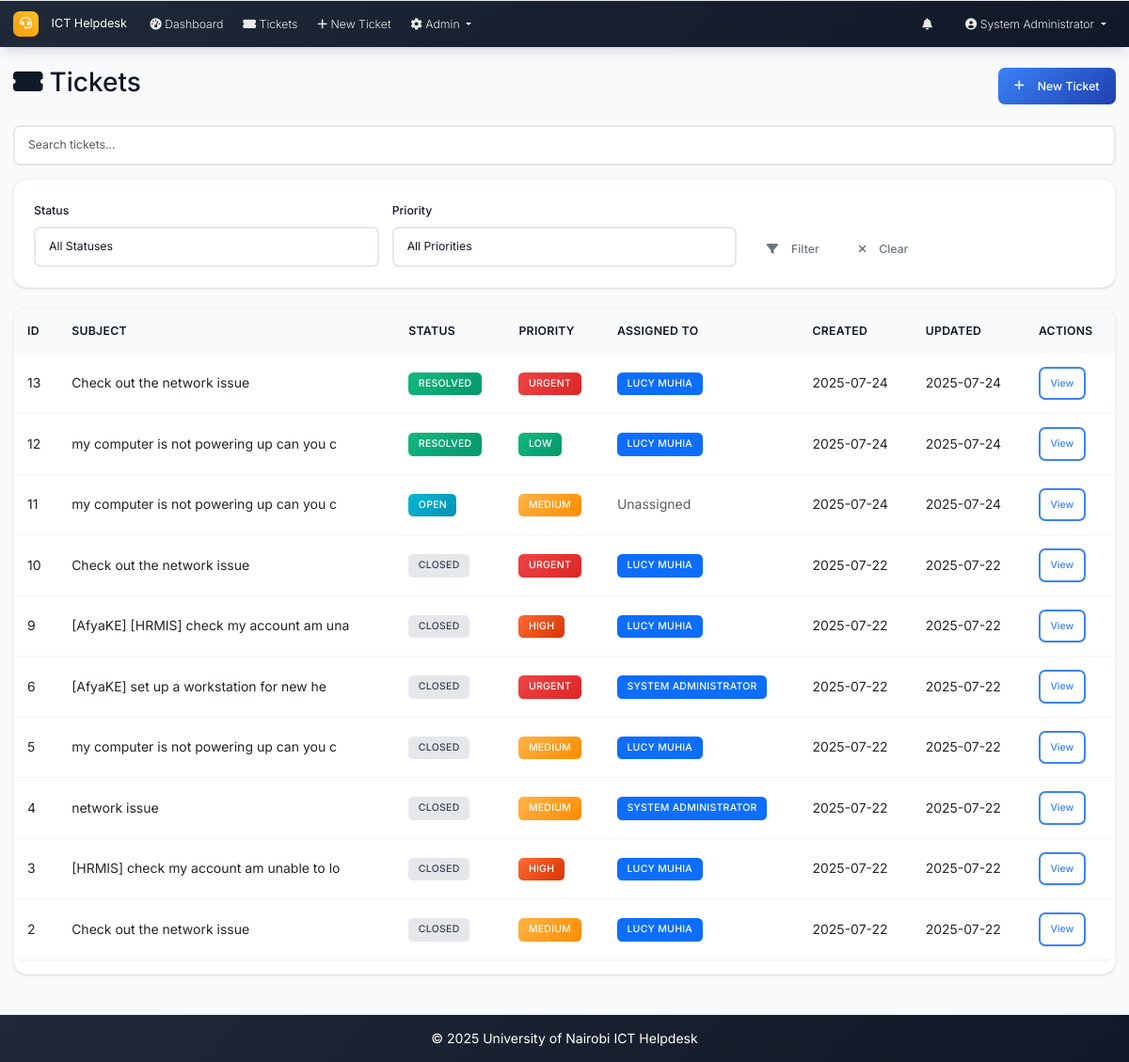
Page /tickets (signed in) on the earlier database version.
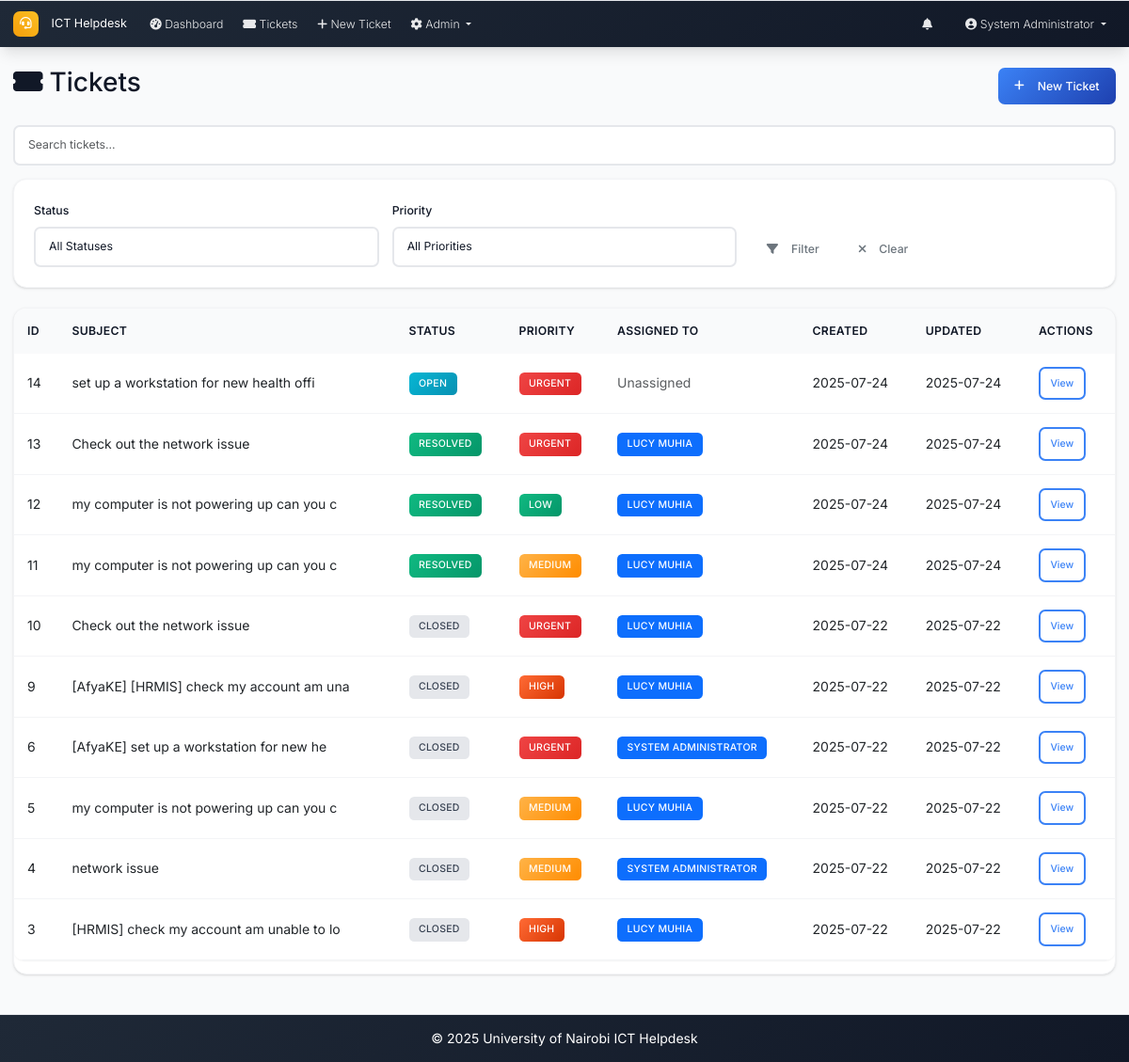
Same page on the later database version.
### models.py (models this page shows, shortened)
class User(UserMixin, db.Model):
    id = db.Column(db.Integer, primary_key=True)
    username = db.Column(db.String(64), unique=True, nullable=False)
    email = db.Column(db.String(120), unique=True, nullable=False)
    password_hash = db.Column(db.String(256), nullable=False)
    full_name = db.Column(db.String(100), nullable=False)
    role = db.Column(db.String(20), nullable=False, default='user')  # admin, intern, user
    created_at = db.Column(db.DateTime, default=datetime.utcnow)
    is_active = db.Column(db.Boolean, default=True)
    is_verified = db.Column(db.Boolean, default=False)
    verification_token = db.Column(db.String(128), nullable=True)
    tickets_created = db.relationship('Ticket', foreign_keys='Ticket.created_by_id', backref='creator', lazy='dynamic')
    assigned_tickets = db.relationship('Ticket', secondary='ticket_assignees', back_populates='assignees', lazy='selectin')
    comments = db.relationship('Comment', backref='author', lazy='dynamic')

class Ticket(db.Model):
    id = db.Column(db.Integer, primary_key=True)
    location = db.Column(db.String(200), nullable=False)
    description = db.Column(Text, nullable=False)
    status = db.Column(db.String(20), nullable=False, default='open')  # open, in_progress, resolved, closed
    priority = db.Column(db.String(20), nullable=False, default='medium')  # low, medium, high, urgent
    created_at = db.Column(db.DateTime, default=datetime.utcnow)
    updated_at = db.Column(db.DateTime, default=datetime.utcnow, onupdate=datetime.utcnow)
    closed_at = db.Column(db.DateTime)
    closed_by_id = db.Column(db.Integer, db.ForeignKey('user.id'), nullable=True)
    due_date = db.Column(db.DateTime, nullable=True)
    created_by_id = db.Column(db.Integer, db.ForeignKey('user.id'), nullable=True)
    category_id = db.Column(db.Integer, db.ForeignKey('category.id'))
    comments = db.relationship('Comment', backref='ticket', lazy='dynamic', cascade='all, delete-orphan')
    attachments = db.relationship('Attachment', backref='ticket', lazy='dynamic', cascade='all, delete-orphan')
    assignees = db.relationship('User', secondary=ticket_assignees, back_populates='assigned_tickets', lazy='selectin')
    closed_by = db.relationship('User', foreign_keys=[closed_by_id], backref='closed_tickets')

### routes.py (the view)
@app.route('/tickets')
@login_required
def tickets_list():
    page = request.args.get('page', 1, type=int)
    status_filter = request.args.get('status', '')
    priority_filter = request.args.get('priority', '')
    query = Ticket.query
    if current_user.role == 'user':
        query = query.filter_by(created_by_id=current_user.id)
    elif current_user.role == 'intern':
        if status_filter == 'assigned':
            query = query.filter(Ticket.assignees.any(id=current_user.id))
            status_filter = ''  # Clear status filter since we're showing all assigned tickets
        else:
            query = query.filter(Ticket.assignees.any(id=current_user.id))
    if status_filter:
        query = query.filter_by(status=status_filter)
    if priority_filter:
        query = query.filter_by(priority=priority_filter)
    tickets = query.order_by(desc(Ticket.created_at)).paginate(
        page=page, per_page=10, error_out=False
    )
    return render_template('tickets_list.html', tickets=tickets, status_filter=status_filter, priority_filter=priority_filter)

### app.py (called while the page is built)
@login_manager.user_loader
def load_user(user_id):
    from models import User
    return User.query.get(int(user_id))

@app.context_processor
def inject_now():
    return {'now': datetime.utcnow}

### routes.py (called while the page is built)
@app.context_processor
def inject_datetime():
    return dict(datetime=datetime)

### templates/tickets_list.html (shortened to what this page needs)
{% extends "base.html" %}
{% block content %}
<div class="d-flex justify-content-between align-items-center mb-4">
    <h2><i class="fas fa-ticket-alt me-2"></i>Tickets</h2>
    <a href="{{ url_for('new_ticket') }}" class="btn btn-primary">
        <i class="fas fa-plus me-2"></i>New Ticket
    </a>
</div>
<div class="mb-3">
    <input type="text" id="ticket-search" class="form-control" placeholder="Search tickets...">
</div>
<div class="card mb-4">
    <div class="card-body">
        <form method="GET" class="row g-3">
            <div class="col-md-4">
                <label class="form-label">Status</label>
                <select name="status" class="form-control">
                    <option value="">All Statuses</option>
                </select>
            </div>
            <div class="col-md-4">
                <label class="form-label">Priority</label>
                <select name="priority" class="form-control">
                    <option value="">All Priorities</option>
                </select>
            </div>
            <div class="col-md-4 d-flex align-items-end">
                <button type="submit" class="btn btn-outline-secondary me-2">
                    <i class="fas fa-filter me-2"></i>Filter
                </button>
                <a href="{{ url_for('tickets_list') }}" class="btn btn-outline-secondary">
                    <i class="fas fa-times me-2"></i>Clear
                </a>
            </div>
        </form>
    </div>
</div>
<div class="card">
    <div class="table-responsive">
        <table class="table" id="tickets-table">
            <thead>
                <tr>
                    <th>ID</th>
                    <th>Subject</th>
                    <th>Status</th>
                    <th>Priority</th>
                    <th>Assigned To</th>
                    <th>Created</th>
                    <th>Updated</th>
                    <th>Actions</th>
                </tr>
            </thead>
            <tbody>
                {% for ticket in tickets.items %}
                <tr>
                    <td>{{ ticket.id }}</td>
                    <td>{{ ticket.title or ticket.description[:40] }}</td>
                    <td><span class="badge badge-status-{{ ticket.status|replace(' ', '_') }}">{{ ticket.status.title() }}</span></td>
                    <td><span class="badge priority-{{ ticket.priority }}">{{ ticket.priority.title() }}</span></td>
                    <td>
                        {% if ticket.assignees|length > 0 %}
                            {% for user in ticket.assignees %}
                                <span class="badge bg-primary">{{ user.full_name }}</span>{% if not loop.last %} {% endif %}
                            {% endfor %}
                        {% else %}
                            <span class="text-muted">Unassigned</span>
                        {% endif %}
                    </td>
                    <td>{{ ticket.created_at.strftime('%Y-%m-%d') }}</td>
                    <td>{{ ticket.updated_at.strftime('%Y-%m-%d') }}</td>
                    <td>
                        <a href="{{ url_for('ticket_detail', id=ticket.id) }}" class="btn btn-sm btn-outline-primary">View</a>
                    </td>
                </tr>
                {% endfor %}
            </tbody>
        </table>
    </div>
</div>
{% endblock %}

### templates/base.html (shortened to what this page needs)
<!DOCTYPE html>
<html lang="en">
<head>
    <link href="https://cdn.jsdelivr.net/npm/bootstrap@5.3.0/dist/css/bootstrap.min.css" rel="stylesheet">
    <link href="https://cdnjs.cloudflare.com/ajax/libs/font-awesome/6.0.0/css/all.min.css" rel="stylesheet">
    <link href="{{ url_for('static', filename='css/custom.css') }}" rel="stylesheet">
</head>
<body>
    <nav class="navbar navbar-expand-lg navbar-dark footer-sky">
        <div class="container-fluid px-3">
            <a class="navbar-brand" href="{{ url_for('index') }}">
                <i class="fas fa-headset me-2"></i>ICT Helpdesk
            </a>
            <div class="collapse navbar-collapse" id="navbarNav">
                <ul class="navbar-nav me-auto mb-2 mb-lg-0">
                    {% if current_user.is_authenticated %}
                    <li class="nav-item">
                        <a class="nav-link" href="{{ url_for('dashboard') }}">
                            <i class="fas fa-tachometer-alt me-1"></i>Dashboard
                        </a>
                    </li>
                    <li class="nav-item">
                        <a class="nav-link" href="{{ url_for('tickets_list') }}">
                            <i class="fas fa-ticket-alt me-1"></i>Tickets
                        </a>
                    </li>
                    <li class="nav-item">
                        <a class="nav-link" href="{{ url_for('new_ticket') }}">
                            <i class="fas fa-plus me-1"></i>New Ticket
                        </a>
                    </li>
                    {% if current_user.role == 'admin' %}
                    <li class="nav-item dropdown">
                        <a class="nav-link dropdown-toggle" href="#" role="button" data-bs-toggle="dropdown" aria-expanded="false">
                            <i class="fas fa-cog me-1"></i>Admin
                        </a>
                    </li>
                    {% endif %}
                    {% endif %}
                </ul>
                <ul class="navbar-nav ms-auto mb-2 mb-lg-0">
                    {% if current_user.is_authenticated %}
                    <li class="nav-item dropdown me-3">
                        <a class="nav-link position-relative" href="#" id="notificationsDropdown" role="button"
                           data-bs-toggle="dropdown" aria-expanded="false">
                            <i class="fas fa-bell"></i>
                        </a>
                    </li>
                    <li class="nav-item dropdown">
                        <a class="nav-link dropdown-toggle" href="#" id="navbarDropdown" role="button" data-bs-toggle="dropdown" aria-expanded="false">
                            <i class="fas fa-user-circle me-1"></i>{{ current_user.full_name }}
                        </a>
                    </li>
                    {% endif %}
                </ul>
            </div>
        </div>
    </nav>
    <main class="container-fluid my-4 px-3">
        {% block content %}{% endblock %}
    </main>
    <footer class="footer-sky py-3 mt-5">
        <div class="container text-center">
            <span>&copy; {{ datetime.utcnow().year }} University of Nairobi ICT Helpdesk</span>
        </div>
    </footer>
</body>
</html>

Differences in the rows shown:
no longer on this page (row unchanged): Ticket: id "2", description "Check out the network issue", status "CLOSED", priority "MEDIUM", created_at "2025-07-22", updated_at "2025-07-22", User (full_name "LUCY MUHIA")
added Ticket: id "14", description "set up a workstation for new health offi", status "OPEN", priority "URGENT", shows "Unassigned", created_at "2025-07-24", updated_at "2025-07-24"
changed Ticket id 11: status "OPEN" → "RESOLVED"; gains User (full_name "LUCY MUHIA"); no longer shows "Unassigned"
